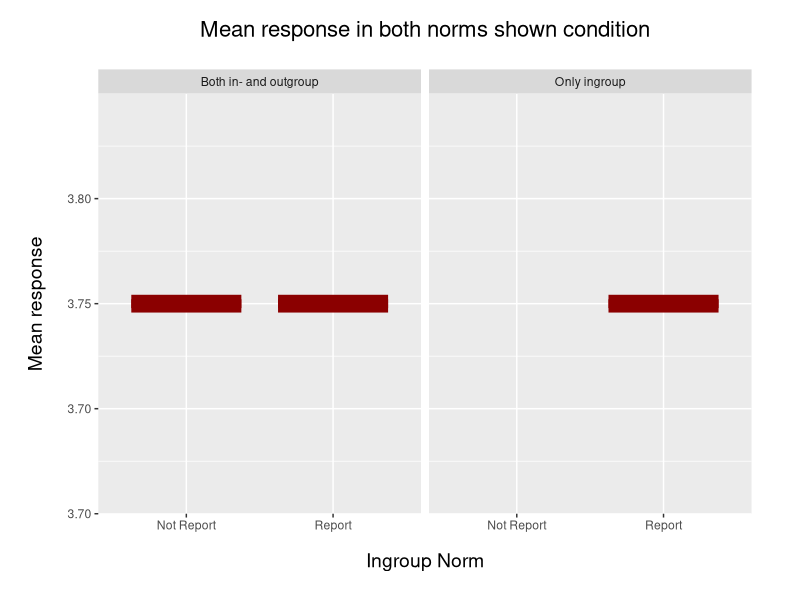

Reproduce this figure in R.
## ---- chunk 1
knitr::opts_chunk$set(echo = TRUE, error = F, message = F, warning = F)
## ---- chunk 2

library(tidyverse)
library(readr)

## ---- chunk 3

df_to_plot <- read_csv("02_clean_data.csv")

## ---- chunk 4
df_to_plot %>%
  filter(
    trial_name == "experimental_trial"
    ) %>%
  ggplot(
    aes(
      ingroup_descriptive_norm_cat,
      mean(as.numeric(response))
      ), 
    ) +
  geom_boxplot(
    size = 3,
    alpha = .8, 
    color = "darkred"
    ) +
  facet_wrap(
    ~ both_norms_shown_cat
  ) +
  labs(
    x = "Ingroup Norm",
    y = "Mean response",
    title = "Mean response in both norms shown condition") +
  scale_y_continuous(labels = scales::number_format(accuracy = 0.05)) +
  theme_gray() +
  theme(
    plot.title = element_text(size = 16, 
                              hjust = .5, 
                              margin = margin(b = 20)
                              ),
    axis.title.y = element_text(size = 14
                                , hjust = .5
                                , margin = margin(r = 15, l = 20)
                                ),
    axis.title.x = element_text(size = 14, 
                                hjust = .5,
                                margin = margin(t = 15, b = 20)
                                ),
    plot.margin = margin(t = 15, r = 35)
  )

